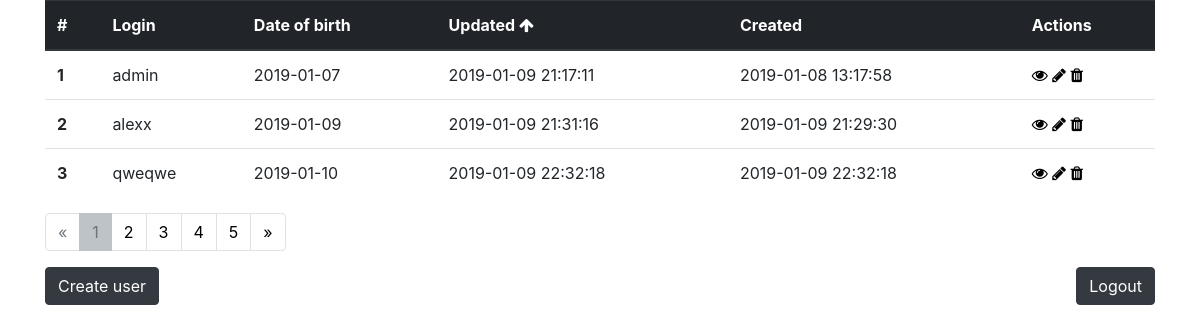
The page /user/sort=updated_at/page=1 (signed in) on the database its author committed.
### tables this page shows
CREATE TABLE `user` (
  `id` int(11) NOT NULL AUTO_INCREMENT,
  `login` varchar(255) NOT NULL,
  `role` varchar(10) NOT NULL DEFAULT 'user',
  `password` varchar(255) NOT NULL,
  `first_name` varchar(255) NOT NULL,
  `second_name` varchar(255) NOT NULL,
  `sex` varchar(10) NOT NULL,
  `date_of_birth` date NOT NULL,
  `created_at` timestamp NOT NULL DEFAULT CURRENT_TIMESTAMP COMMENT 'Дата создания',
  `updated_at` timestamp NULL DEFAULT NULL COMMENT 'Дата обновления',
  PRIMARY KEY (`id`),
  UNIQUE KEY `login` (`login`)
);

### config/routes.php (called while the page is built)
<?php
return [
    'user/create' => 'user/create',
    'user/delete/([0-9]+)' => 'user/delete/$1',
    'user/update/([0-9]+)' => 'user/update/$1',
    'user/([0-9]+)' => 'user/view/$1',
    'user/sort=(.+)/page=([0-9]+)' => 'user/index/$1/$2',
    'user/sort=(.+)' => 'user/index/$1',
    'user/login' => 'user/login',
    'user/logout' => 'user/logout',
    'user$' => 'user/index',
    '403' => 'user/403',
    '404' => 'user/404',
    '(.+)' => 'user/404',
    '' => 'user/login',
];

### controllers/UserController.php (called while the page is built, shortened)
<?php
class UserController
{
    public function actionIndex($sort = '', int $page = 1)
    {
        $userList = User::getUserList($sort, $page);
        $page = intval($page);
        $offset = ($page - 1) * User::USER_PER_PAGE;
        $total = User::getAmountUser();
        $pagination = new Pagination($total, $page, User::USER_PER_PAGE, 'page=', $sort);
        $sortParams = User::getSortParameters($sort);
        require_once ROOT . '/views/index.php';
        return true;
    }
}

### index.php (called while the page is built, shortened)
<?php
require_once(ROOT . '/components/Autoload.php');
$router = new Router();
$router->run();

### models/User.php (called while the page is built, shortened)
<?php
class User
{
    public static function getUserList($sort, int $page)
    {
        $limit = self::USER_PER_PAGE;
        $offset = ($page - 1) * self::USER_PER_PAGE;
        $sql = self::getRequestSQL($sort);
        $db = new DB();
        $connectionDB = $db->getConnection();
        $result = $connectionDB->prepare($sql);
        $result->bindParam(":limit", $limit, PDO::PARAM_INT);
        $result->bindParam(":offset", $offset, PDO::PARAM_INT);
        $result->execute();
        $userList = [];
        $i = 0;
        while ($row = $result->fetch()) {
            $userList[$i]['id'] = $row['id'];
            $userList[$i]['login'] = $row['login'];
            $userList[$i]['first_name'] = $row['first_name'];
            $userList[$i]['second_name'] = $row['second_name'];
            $userList[$i]['sex'] = $row['sex'];
            $userList[$i]['date_of_birth'] = $row['date_of_birth'];
            $userList[$i]['created_at'] = $row['created_at'];
            $userList[$i]['updated_at'] = $row['updated_at'];
            $i++;
        }
        return $userList;
    }
    public static function getRequestSQL($sort)
    {
        switch ($sort) {
            case self::SORT_UPDATED_AT_ASC:
                $sql = 'SELECT * FROM `user` ORDER BY `updated_at` LIMIT :limit OFFSET :offset';
                break;
        }
        return $sql;
    }
    public static function getSortParameters($sort)
    {
        $sortLogin = 'login';
        $sortDateOfBirth = 'date_of_birth';
        $sortCreatedAt = 'created_at';
        $sortUpdatedAt = 'updated_at';
        if ($sort == 'updated_at') {
            $sortUpdatedAt = '-updated_at';
        }
        return [
            'sortLogin' => $sortLogin,
            'sortDateOfBirth' => $sortDateOfBirth,
            'sortCreatedAt' => $sortCreatedAt,
            'sortUpdatedAt' => $sortUpdatedAt
        ];
    }
    public static function getAmountUser()
    {
        $sql = 'SELECT COUNT(*) FROM `user`';
        $db = new DB();
        $connectionDB = $db->getConnection();
        $result = $connectionDB->prepare($sql);
        $result->execute();
        $amountUser = intval($result->fetchColumn());
        return $amountUser;
    }
}

### components/Autoload.php (called while the page is built, shortened)
<?php
function autoloader($class_name)
{
    $array_paths = [
        '/models/',
        '/components/'
    ];
    foreach ($array_paths as $path) {
        $path = ROOT . $path . $class_name . '.php';
    }
}

### views/index.php (the view, shortened to what this page needs)
<?php include_once '_header.php'; ?>
<table class="table">
    <thead class="thead-dark">
        <tr>
            <th scope="col">#</th>
            <th scope="col">
                <a href="/user/sort=<?= $sortParams['sortLogin'] ?>/page=<?= $page ?>">
                    Login
                </a>
            </th>
            <th scope="col">
                <a href="/user/sort=<?= $sortParams['sortDateOfBirth'] ?>/page=<?= $page ?>">
                    Date of birth
                </a>
            </th>
            <th scope="col">
                <a href="/user/sort=<?= $sortParams['sortUpdatedAt'] ?>/page=<?= $page ?>">
                    Updated
                    <?php if ($sort == 'updated_at'): ?>
                        <i class="fa fa-arrow-up"></i>
                    <?php endif; ?>
                </a>
            </th>
            <th scope="col">
                <a href="/user/sort=<?= $sortParams['sortCreatedAt'] ?>/page=<?= $page ?>">
                    Created
                </a>
            </th>
            <th scope="col">Actions</th>
        </tr>
    </thead>
    <tbody>
        <?php foreach ($userList as $key => $user): ?>
            <tr>
                <th scope="row"><?= $key + $offset + 1 ?></th>
                <td><?= $user['login'] ?></td>
                <td><?= $user['date_of_birth'] ?></td>
                <td><?= $user['updated_at'] ?></td>
                <td><?= $user['created_at'] ?></td>
                <td>
                    <a href="/user/<?= $user['id'] ?>"><i class="fa fa-eye" style="color:black;" aria-hidden="true"></i></a>
                    <a href="/user/update/<?= $user['id'] ?>"><i class="fa fa-pencil" style="color:black;" aria-hidden="true"></i></a>
                    <a href="/user/delete/<?= $user['id'] ?>" class="delete-user"><i class="fa fa-trash" style="color:black;" aria-hidden="true"></i></a>
                </td>
            </tr>
        <?php endforeach; ?>
    </tbody>
</table>
<?= $pagination->get() ?>
<a href="/user/create"><button type="button" class="btn btn-dark">Create user</button></a>
<a href="/user/logout" class="float-sm-right"><button type="button" class="btn btn-dark">Logout</button></a>
<?php include_once '_footer.php'; ?>

### components/Router.php (shortened to what this page needs)
<?php
class Router {
    private $routes;
    public function __construct()
    {
        $routePath = self::ROUTES_PATH;
        $this->routes = include($routePath);
    }
    private function getURI()
    {
        $result = (!empty($_SERVER['REQUEST_URI'])) ? trim($_SERVER['REQUEST_URI'], '/') : '';
        return $result;
    }
    public function run()
    {
        $uri = $this->getURI();
        foreach ($this->routes as $uriPattern => $path) {
            if (preg_match("~$uriPattern~", $uri)) {
                $internalRoute = preg_replace("~$uriPattern~", $path, $uri);
                $segments = explode('/', $internalRoute);
                $controllerName = array_shift($segments) . 'Controller';
                $actionName = 'action' . ucfirst(array_shift($segments));
                $parameters = $segments;
                $controllerObject = new $controllerName();
                $result = call_user_func_array(array($controllerObject, $actionName), $parameters);
                if ($result != NULL) {
                    break;
                }
            }
        }
    }
}

### css/main.css (style rules this page uses)
th > a { color: #fff; }

### rows shown on the page
user: offset "1", login "admin", date_of_birth "2019-01-07", updated_at "2019-01-09 21:17:11", created_at "2019-01-08 13:17:58"
user: offset "2", login "alexx", date_of_birth "2019-01-09", updated_at "2019-01-09 21:31:16", created_at "2019-01-09 21:29:30"
user: offset "3", login "qweqwe", date_of_birth "2019-01-10", updated_at "2019-01-09 22:32:18", created_at "2019-01-09 22:32:18"

### other values the page prints
$text "« »"
$text "2"
$text "3"
$text "4"
$text "5"
